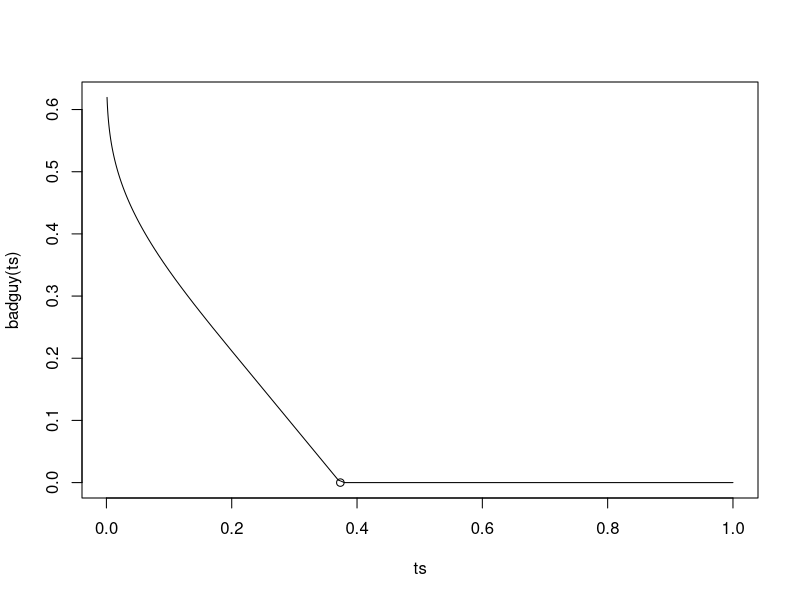
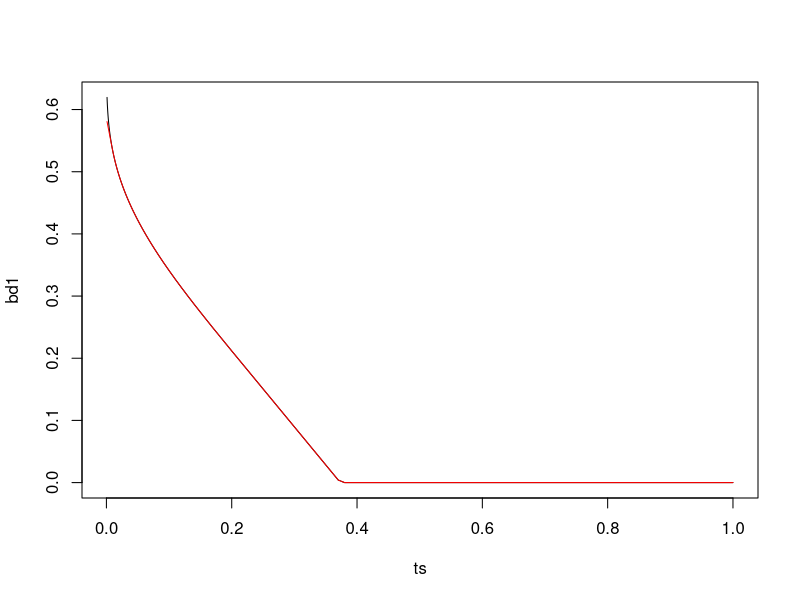
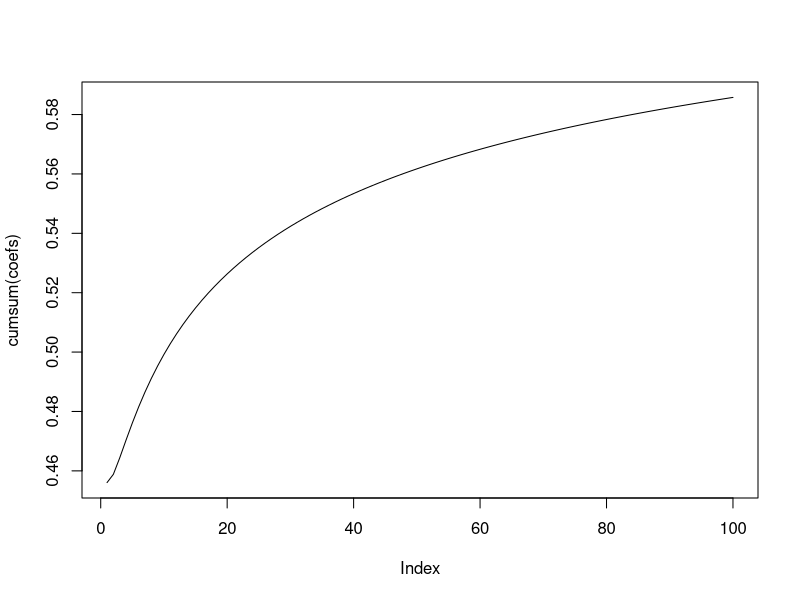
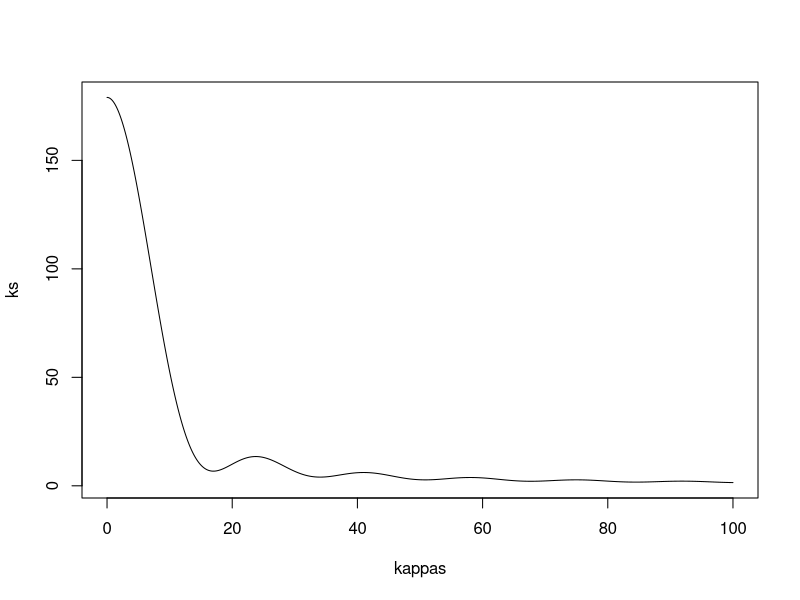

Reproduce these figures in R, in order.
# non continuous GP

badguy = function(ts) {
    ans = 0*ts
    ans[ts==0] = 1
    ts = abs(ts)
    ans[ts > 1/5] = 1-20*(1/sqrt(log(4)) - 1/sqrt(log(5)))*(ts[ts > 1/5]-1/5)-1/sqrt(log(5))
    M = floor(max(1/ts[ts != 0]))+1
    if (M > 4) {
        for (i in 4:M) {
            filt = ts > 1/(i+1) & ts <= 1/i
            tinterp = i*(i+1)*(ts[filt]-1/(i+1))
            ans[filt] = 1- (1/sqrt(log(i+1))*(1-tinterp) + 1/sqrt(log(i))*tinterp)
        }
    }
    ans[ans < 0] = 0
    return(ans)
}

maxt = (1/sqrt(log(5)) - 1)/(-20*(1/sqrt(log(4))-1/sqrt(log(5)))) + 1/5
ts = c(seq(1,.1,-.01),1/(10:1000))
plot(ts,badguy(ts),type='l')
points(maxt,0)

# build the representation

kerf= function(ts,kappa) {
    ans = 1-kappa*abs(ts)
    ans[ans < 0] = 0
    return (ans)
}

kerfs = function(ts, kappas, coefs) {
    ans = 0*ts
    for (ii in 1:length(kappas)) {
        ans = ans + coefs[ii]*kerf(ts,kappas[ii])
    }
    return(ans)
}

bd1 = badguy(ts)
a0 = (1-(1/sqrt(log(5))))/(1-1/(maxt*5))
nits = 100
coefs = numeric(nits)
coefs[1] = a0
kknots=  1/(3+(1:nits))
kknots[1] = maxt
ii=1
for (ii in 2:nits) {
    #plot(ts,bd1,type='l')
    #lines(ts,kerfs(ts,1/kknots[1:ii],coefs[1:ii]),col='red')
    #ii=ii+1    
    nn = ii+4
    val = kerfs(1/nn,1/kknots[1:(ii-1)],coefs[1:(ii-1)])
    ygap = (1-1/sqrt(log(nn))) - val
    anew = ygap/kerf(1/nn,1/kknots[ii])
    coefs[ii]=anew
    #kerfs(1/nn,1/kknots[1:ii],coefs[1:ii])
    #1-1/sqrt(log(nn))
}

bd2 = kerfs(ts,1/kknots,coefs)
plot(ts,bd1,type='l')
lines(ts,bd2,col='red')

plot(cumsum(coefs),type='l')

# fourier transform

ts = (-1e4:1e4)/1e3
bd = badguy(ts)

# fourier transform
ft= function(ts, y, kappas) {
    ans = 0*kappas
    for (ii in 1:length(kappas)) {
        ans[ii] = sum(cos(kappas[ii]*ts) * y)
    }
    return(ans)
}

kappas = seq(0,100,.1)
ks = ft(ts,bd,kappas)
plot(kappas,ks,type='l')
min(ks)
